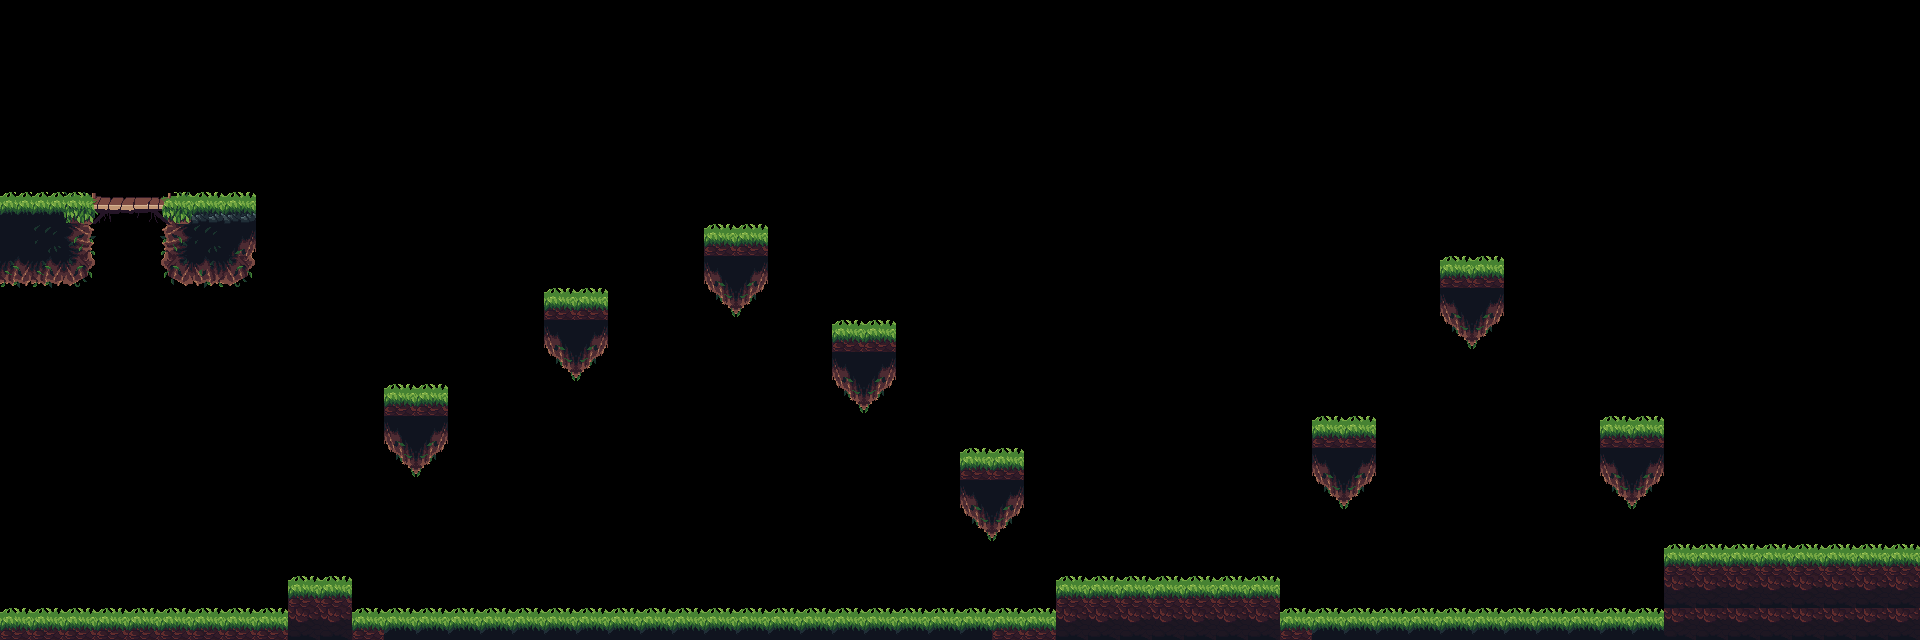

The image is a tile-based game level rendered from a .tmx file. Its description and complete source (layers, tilesets, objects, tile grids) follow:
An orthogonal 60x20 tile map with 32x32 px tiles, 1 tile layer (background) and 33 objects (12x coin, 4x floor, player, suriken, bumpy).

<map version="1.10" tiledversion="1.11.0" orientation="orthogonal" renderorder="right-down" width="60" height="20" tilewidth="32" tileheight="32" infinite="0" nextlayerid="6" nextobjectid="58">
 <tileset firstgid="1" name="32x32WoodsItchio" tilewidth="32" tileheight="32" tilecount="1566" columns="58">
  <image source="32x32WoodsItchio.png" width="1857" height="890" />
 </tileset>
 <layer id="1" name="background" width="60" height="20">
  <data encoding="csv">
0,0,0,0,0,0,0,0,0,0,0,0,0,0,0,0,0,0,0,0,0,0,0,0,0,0,0,0,0,0,0,0,0,0,0,0,0,0,0,0,0,0,0,0,0,0,0,0,0,0,0,0,0,0,0,0,0,0,0,0,
0,0,0,0,0,0,0,0,0,0,0,0,0,0,0,0,0,0,0,0,0,0,0,0,0,0,0,0,0,0,0,0,0,0,0,0,0,0,0,0,0,0,0,0,0,0,0,0,0,0,0,0,0,0,0,0,0,0,0,0,
0,0,0,0,0,0,0,0,0,0,0,0,0,0,0,0,0,0,0,0,0,0,0,0,0,0,0,0,0,0,0,0,0,0,0,0,0,0,0,0,0,0,0,0,0,0,0,0,0,0,0,0,0,0,0,0,0,0,0,0,
0,0,0,0,0,0,0,0,0,0,0,0,0,0,0,0,0,0,0,0,0,0,0,0,0,0,0,0,0,0,0,0,0,0,0,0,0,0,0,0,0,0,0,0,0,0,0,0,0,0,0,0,0,0,0,0,0,0,0,0,
0,0,0,0,0,0,0,0,0,0,0,0,0,0,0,0,0,0,0,0,0,0,0,0,0,0,0,0,0,0,0,0,0,0,0,0,0,0,0,0,0,0,0,0,0,0,0,0,0,0,0,0,0,0,0,0,0,0,0,0,
0,0,0,0,0,0,0,0,0,0,0,0,0,0,0,0,0,0,0,0,0,0,0,0,0,0,0,0,0,0,0,0,0,0,0,0,0,0,0,0,0,0,0,0,0,0,0,0,0,0,0,0,0,0,0,0,0,0,0,0,
556,557,558,559,560,561,562,563,0,0,0,0,0,0,0,0,0,0,0,0,0,0,0,0,0,0,0,0,0,0,0,0,0,0,0,0,0,0,0,0,0,0,0,0,0,0,0,0,0,0,0,0,0,0,0,0,0,0,0,0,
614,615,616,617,618,619,620,621,0,0,0,0,0,0,0,0,0,0,0,0,0,0,183,183,0,0,0,0,0,0,0,0,0,0,0,0,0,0,0,0,0,0,0,0,0,0,0,0,0,0,0,0,0,0,0,0,0,0,0,0,
672,673,674,675,676,677,678,679,0,0,0,0,0,0,0,0,0,0,0,0,0,0,304,305,0,0,0,0,0,0,0,0,0,0,0,0,0,0,0,0,0,0,0,0,0,183,183,0,0,0,0,0,0,0,0,0,0,0,0,0,
0,0,0,0,0,0,0,0,0,0,0,0,0,0,0,0,0,183,183,0,0,0,362,363,0,0,0,0,0,0,0,0,0,0,0,0,0,0,0,0,0,0,0,0,0,304,305,0,0,0,0,0,0,0,0,0,0,0,0,0,
0,0,0,0,0,0,0,0,0,0,0,0,0,0,0,0,0,304,305,0,0,0,0,0,0,0,183,183,0,0,0,0,0,0,0,0,0,0,0,0,0,0,0,0,0,362,363,0,0,0,0,0,0,0,0,0,0,0,0,0,
0,0,0,0,0,0,0,0,0,0,0,0,0,0,0,0,0,362,363,0,0,0,0,0,0,0,304,305,0,0,0,0,0,0,0,0,0,0,0,0,0,0,0,0,0,0,0,0,0,0,0,0,0,0,0,0,0,0,0,0,
0,0,0,0,0,0,0,0,0,0,0,0,183,183,0,0,0,0,0,0,0,0,0,0,0,0,362,363,0,0,0,0,0,0,0,0,0,0,0,0,0,0,0,0,0,0,0,0,0,0,0,0,0,0,0,0,0,0,0,0,
0,0,0,0,0,0,0,0,0,0,0,0,304,305,0,0,0,0,0,0,0,0,0,0,0,0,0,0,0,0,0,0,0,0,0,0,0,0,0,0,0,183,183,0,0,0,0,0,0,0,183,183,0,0,0,0,0,0,0,0,
0,0,0,0,0,0,0,0,0,0,0,0,362,363,0,0,0,0,0,0,0,0,0,0,0,0,0,0,0,0,183,183,0,0,0,0,0,0,0,0,0,304,305,0,0,0,0,0,0,0,304,305,0,0,0,0,0,0,0,0,
0,0,0,0,0,0,0,0,0,0,0,0,0,0,0,0,0,0,0,0,0,0,0,0,0,0,0,0,0,0,304,305,0,0,0,0,0,0,0,0,0,362,363,0,0,0,0,0,0,0,362,363,0,0,0,0,0,0,0,0,
0,0,0,0,0,0,0,0,0,0,0,0,0,0,0,0,0,0,0,0,0,0,0,0,0,0,0,0,0,0,362,363,0,0,0,0,0,0,0,0,0,0,0,0,0,0,0,0,0,0,0,0,0,0,0,0,0,0,0,0,
0,0,0,0,0,0,0,0,0,0,0,0,0,0,0,0,0,0,0,0,0,0,0,0,0,0,0,0,0,0,0,0,0,0,0,0,0,0,0,0,0,0,0,0,0,0,0,0,0,0,0,0,183,183,183,183,183,183,183,183,
0,0,0,0,0,0,0,0,0,183,183,0,0,0,0,0,0,0,0,0,0,0,0,0,0,0,0,0,0,0,0,0,0,183,183,183,183,183,183,183,0,0,0,0,0,0,0,0,0,0,0,0,241,241,241,241,241,241,241,241,
183,183,183,183,183,183,183,183,183,241,241,183,73,73,73,73,73,73,73,73,73,73,73,73,73,73,73,73,73,73,73,297,297,241,241,241,241,241,241,241,297,73,73,73,73,73,73,73,73,73,73,73,241,241,241,241,241,241,241,241
</data>
 </layer>
 <objectgroup id="5" name="spawn">
  <object id="38" type="player" x="94.4125" y="76.6484" width="73.8766" height="65.0818" />
 </objectgroup>
 <objectgroup id="2" name="coin">
  <object id="1" type="coin" x="711.277" y="121.909" width="44.6667" height="52" />
  <object id="5" type="coin" x="1730.66" y="198.292" width="46.6667" height="52" />
  <object id="7" type="coin" x="404.817" y="283.364" width="39.9777" height="52" />
  <object id="8" type="coin" x="561.213" y="190.751" width="42.6667" height="54" />
  <object id="9" type="coin" x="843.703" y="187.832" width="44.6667" height="52" />
  <object id="10" type="coin" x="1123.63" y="159.83" width="46.6667" height="52" />
  <object id="12" type="coin" x="1319.09" y="326.887" width="48.6667" height="52" />
  <object id="13" type="coin" x="972.458" y="345.315" width="46.6667" height="52" />
  <object id="14" type="coin" x="1438.57" y="128.935" width="58.6667" height="52" />
  <object id="15" type="coin" x="1604.33" y="318" width="48.6667" height="52" />
  <object id="54" type="coin" x="1148.68" y="472.746" width="48.6667" height="52" />
  <object id="55" type="coin" x="1777.76" y="411.924" width="48.6667" height="52" />
 </objectgroup>
 <objectgroup id="4" name="monsters">
  <object id="36" type="suriken" x="1166.92" y="571.377" width="22.0459" height="36.528" />
  <object id="51" type="bumpy" x="671" y="577" width="34" height="42">
   <properties>
    <property name="isVertical" type="bool" value="false" />
    <property name="offNeg" type="float" value="10" />
    <property name="offPos" type="float" value="10" />
   </properties>
  </object>
 </objectgroup>
 <objectgroup id="3" name="ground">
  <object id="16" x="1696.67" y="542.667" width="230.667" height="100" />
  <object id="19" x="2.54655" y="205.273" width="249.835" height="11.3726" />
  <object id="21" x="402.017" y="387.171" width="25.917" height="70.6221" />
  <object id="22" x="563.304" y="288.915" width="29.917" height="76" />
  <object id="23" x="721.34" y="228.11" width="31.917" height="72" />
  <object id="24" x="850.078" y="320.951" width="31.917" height="82" />
  <object id="40" type="floor" x="-56" y="-48" width="90" height="730" />
  <object id="41" type="floor" x="-68" y="624" width="2038" height="90" />
  <object id="42" type="floor" x="-46" y="-46" width="1998" height="72" />
  <object id="43" type="floor" x="1886" y="-38" width="86" height="752" />
  <object id="46" x="974.022" y="455.738" width="33.917" height="62" />
  <object id="47" x="1329.04" y="421.933" width="29.917" height="66" />
  <object id="48" x="1458.02" y="260.02" width="27.917" height="66.9819" />
  <object id="49" x="1611.56" y="418.72" width="31.917" height="63.5064" />
  <object id="52" x="1050.77" y="584" width="230.364" height="48" />
  <object id="53" x="288.561" y="578.524" width="66.9819" height="48" />
  <object id="56" x="1.73779" y="206.797" width="88.6274" height="71.2495" />
  <object id="57" x="168.566" y="205.06" width="81.6762" height="69.5117" />
 </objectgroup>
</map>
